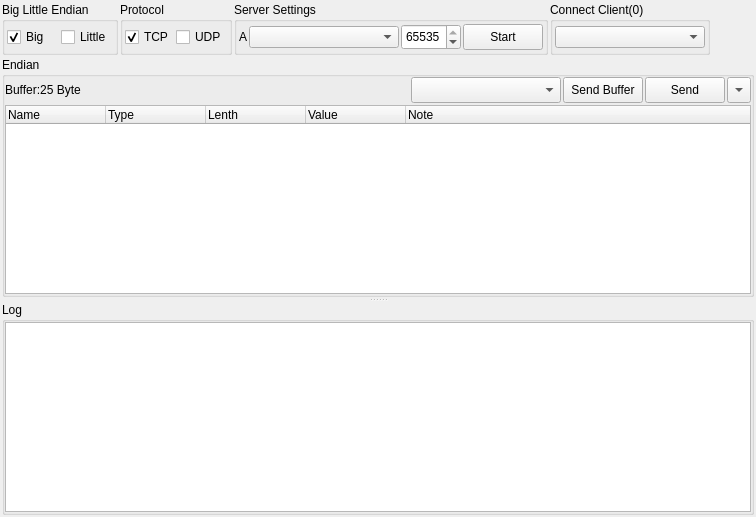
     <widget class="QWidget" name="Server">
      <attribute name="title">
       <string>Socket Server</string>
      </attribute>
      <layout class="QGridLayout" name="gridLayout_22">
       <property name="leftMargin">
        <number>2</number>
       </property>
       <property name="topMargin">
        <number>2</number>
       </property>
       <property name="rightMargin">
        <number>2</number>
       </property>
       <property name="bottomMargin">
        <number>2</number>
       </property>
       <property name="spacing">
        <number>2</number>
       </property>
       <item row="0" column="1">
        <widget class="QGroupBox" name="groupBox_Server_Protocol">
         <property name="sizePolicy">
          <sizepolicy hsizetype="Maximum" vsizetype="Preferred">
           <horstretch>0</horstretch>
           <verstretch>0</verstretch>
          </sizepolicy>
         </property>
         <property name="title">
          <string>Protocol</string>
         </property>
         <layout class="QGridLayout" name="gridLayout_9">
          <property name="leftMargin">
           <number>2</number>
          </property>
          <property name="topMargin">
           <number>2</number>
          </property>
          <property name="rightMargin">
           <number>2</number>
          </property>
          <property name="bottomMargin">
           <number>2</number>
          </property>
          <property name="spacing">
           <number>2</number>
          </property>
          <item row="0" column="1">
           <widget class="QCheckBox" name="checkBox_ServerUDP">
            <property name="minimumSize">
             <size>
              <width>0</width>
              <height>26</height>
             </size>
            </property>
            <property name="maximumSize">
             <size>
              <width>16777215</width>
              <height>26</height>
             </size>
            </property>
            <property name="text">
             <string>UDP</string>
            </property>
           </widget>
          </item>
          <item row="0" column="0">
           <widget class="QCheckBox" name="checkBox_ServerTCP">
            <property name="minimumSize">
             <size>
              <width>0</width>
              <height>26</height>
             </size>
            </property>
            <property name="maximumSize">
             <size>
              <width>16777215</width>
              <height>26</height>
             </size>
            </property>
            <property name="text">
             <string>TCP</string>
            </property>
            <property name="checked">
             <bool>true</bool>
            </property>
           </widget>
          </item>
         </layout>
        </widget>
       </item>
       <item row="0" column="4">
        <spacer name="horizontalSpacer_5">
         <property name="orientation">
          <enum>Qt::Horizontal</enum>
         </property>
         <property name="sizeHint" stdset="0">
          <size>
           <width>40</width>
           <height>20</height>
          </size>
         </property>
        </spacer>
       </item>
       <item row="0" column="0">
        <widget class="QGroupBox" name="groupBox_8">
         <property name="sizePolicy">
          <sizepolicy hsizetype="Maximum" vsizetype="Preferred">
           <horstretch>0</horstretch>
           <verstretch>0</verstretch>
          </sizepolicy>
         </property>
         <property name="title">
          <string>Big Little Endian</string>
         </property>
         <layout class="QGridLayout" name="gridLayout_11">
          <property name="leftMargin">
           <number>2</number>
          </property>
          <property name="topMargin">
           <number>2</number>
          </property>
          <property name="rightMargin">
           <number>2</number>
          </property>
          <property name="bottomMargin">
           <number>2</number>
          </property>
          <property name="spacing">
           <number>2</number>
          </property>
          <item row="0" column="4">
           <widget class="QCheckBox" name="checkBox_Server_LittleSend">
            <property name="minimumSize">
             <size>
              <width>0</width>
              <height>26</height>
             </size>
            </property>
            <property name="maximumSize">
             <size>
              <width>16777215</width>
              <height>26</height>
             </size>
            </property>
            <property name="text">
             <string>Little</string>
            </property>
           </widget>
          </item>
          <item row="0" column="3">
           <widget class="QCheckBox" name="checkBox_Server_BigSend">
            <property name="minimumSize">
             <size>
              <width>0</width>
              <height>26</height>
             </size>
            </property>
            <property name="maximumSize">
             <size>
              <width>16777215</width>
              <height>26</height>
             </size>
            </property>
            <property name="text">
             <string>Big</string>
            </property>
            <property name="checked">
             <bool>true</bool>
            </property>
           </widget>
          </item>
         </layout>
        </widget>
       </item>
       <item row="1" column="0" colspan="6">
        <widget class="QSplitter" name="splitter_2">
         <property name="orientation">
          <enum>Qt::Vertical</enum>
         </property>
         <property name="handleWidth">
          <number>5</number>
         </property>
         <widget class="QGroupBox" name="groupBox_9">
          <property name="title">
           <string>Endian</string>
          </property>
          <layout class="QGridLayout" name="gridLayout_8">
           <property name="leftMargin">
            <number>0</number>
           </property>
           <property name="topMargin">
            <number>0</number>
           </property>
           <property name="rightMargin">
            <number>0</number>
           </property>
           <property name="bottomMargin">
            <number>0</number>
           </property>
           <property name="spacing">
            <number>2</number>
           </property>
           <item row="1" column="6">
            <widget class="QToolButton" name="toolButton_SendToBuffer">
             <property name="minimumSize">
              <size>
               <width>0</width>
               <height>26</height>
              </size>
             </property>
             <property name="maximumSize">
              <size>
               <width>16777215</width>
               <height>26</height>
              </size>
             </property>
             <property name="text">
              <string>...</string>
             </property>
             <property name="arrowType">
              <enum>Qt::DownArrow</enum>
             </property>
            </widget>
           </item>
           <item row="2" column="0" colspan="7">
            <widget class="QTreeWidget" name="treeWidget_Server_ByteOrder">
             <column>
              <property name="text">
               <string>Name</string>
              </property>
             </column>
             <column>
              <property name="text">
               <string>Type</string>
              </property>
             </column>
             <column>
              <property name="text">
               <string>Lenth</string>
              </property>
             </column>
             <column>
              <property name="text">
               <string>Value</string>
              </property>
             </column>
             <column>
              <property name="text">
               <string>Note</string>
              </property>
             </column>
            </widget>
           </item>
           <item row="1" column="5">
            <widget class="QPushButton" name="pushButton_Server_Send">
             <property name="minimumSize">
              <size>
               <width>80</width>
               <height>26</height>
              </size>
             </property>
             <property name="maximumSize">
              <size>
               <width>80</width>
               <height>26</height>
              </size>
             </property>
             <property name="text">
              <string>Send</string>
             </property>
             <property name="autoDefault">
              <bool>false</bool>
             </property>
             <property name="default">
              <bool>false</bool>
             </property>
             <property name="flat">
              <bool>false</bool>
             </property>
            </widget>
           </item>
           <item row="1" column="0">
            <widget class="QLabel" name="label_Server_BufferLenth">
             <property name="minimumSize">
              <size>
               <width>100</width>
               <height>26</height>
              </size>
             </property>
             <property name="maximumSize">
              <size>
               <width>100</width>
               <height>26</height>
              </size>
             </property>
             <property name="text">
              <string>Buffer:25 Byte</string>
             </property>
             <property name="alignment">
              <set>Qt::AlignLeading|Qt::AlignLeft|Qt::AlignVCenter</set>
             </property>
            </widget>
           </item>
           <item row="1" column="3">
            <widget class="QComboBox" name="comboBox_Server_ByteOrders">
             <property name="minimumSize">
              <size>
               <width>150</width>
               <height>26</height>
              </size>
             </property>
             <property name="maximumSize">
              <size>
               <width>150</width>
               <height>26</height>
              </size>
             </property>
            </widget>
           </item>
           <item row="1" column="4">
            <widget class="QPushButton" name="pushButton_Server_SendBuffer">
             <property name="minimumSize">
              <size>
               <width>80</width>
               <height>26</height>
              </size>
             </property>
             <property name="maximumSize">
              <size>
               <width>80</width>
               <height>26</height>
              </size>
             </property>
             <property name="text">
              <string>Send Buffer</string>
             </property>
             <property name="autoDefault">
              <bool>false</bool>
             </property>
             <property name="default">
              <bool>false</bool>
             </property>
             <property name="flat">
              <bool>false</bool>
             </property>
            </widget>
           </item>
          </layout>
         </widget>
         <widget class="QGroupBox" name="groupBox_10">
          <property name="title">
           <string>Log</string>
          </property>
          <layout class="QGridLayout" name="gridLayout_13">
           <property name="leftMargin">
            <number>0</number>
           </property>
           <property name="topMargin">
            <number>0</number>
           </property>
           <property name="rightMargin">
            <number>0</number>
           </property>
           <property name="bottomMargin">
            <number>0</number>
           </property>
           <property name="spacing">
            <number>0</number>
           </property>
           <item row="0" column="0">
            <widget class="QTreeWidget" name="treeWidget_Server_Log">
             <attribute name="headerVisible">
              <bool>false</bool>
             </attribute>
             <column>
              <property name="text">
               <string notr="true">内容</string>
              </property>
             </column>
            </widget>
           </item>
          </layout>
         </widget>
        </widget>
       </item>
       <item row="0" column="2">
        <widget class="QGroupBox" name="groupBox_7">
         <property name="sizePolicy">
          <sizepolicy hsizetype="Maximum" vsizetype="Preferred">
           <horstretch>0</horstretch>
           <verstretch>0</verstretch>
          </sizepolicy>
         </property>
         <property name="title">
          <string>Server Settings</string>
         </property>
         <layout class="QGridLayout" name="gridLayout_10">
          <property name="leftMargin">
           <number>2</number>
          </property>
          <property name="topMargin">
           <number>2</number>
          </property>
          <property name="rightMargin">
           <number>2</number>
          </property>
          <property name="bottomMargin">
           <number>2</number>
          </property>
          <property name="spacing">
           <number>2</number>
          </property>
          <item row="0" column="3">
           <widget class="QPushButton" name="pushButton_Server_Start">
            <property name="minimumSize">
             <size>
              <width>80</width>
              <height>26</height>
             </size>
            </property>
            <property name="maximumSize">
             <size>
              <width>80</width>
              <height>26</height>
             </size>
            </property>
            <property name="text">
             <string>Start</string>
            </property>
           </widget>
          </item>
          <item row="0" column="1">
           <widget class="QComboBox" name="comboBox_Server_Server">
            <property name="sizePolicy">
             <sizepolicy hsizetype="Expanding" vsizetype="Fixed">
              <horstretch>0</horstretch>
              <verstretch>0</verstretch>
             </sizepolicy>
            </property>
            <property name="minimumSize">
             <size>
              <width>150</width>
              <height>0</height>
             </size>
            </property>
            <property name="maximumSize">
             <size>
              <width>150</width>
              <height>16777215</height>
             </size>
            </property>
           </widget>
          </item>
          <item row="0" column="0">
           <widget class="QLabel" name="label_3">
            <property name="sizePolicy">
             <sizepolicy hsizetype="Maximum" vsizetype="Preferred">
              <horstretch>0</horstretch>
              <verstretch>0</verstretch>
             </sizepolicy>
            </property>
            <property name="text">
             <string>A</string>
            </property>
           </widget>
          </item>
          <item row="0" column="2">
           <widget class="QSpinBox" name="spinBox_Server_Server_Port">
            <property name="minimumSize">
             <size>
              <width>60</width>
              <height>26</height>
             </size>
            </property>
            <property name="maximumSize">
             <size>
              <width>60</width>
              <height>26</height>
             </size>
            </property>
            <property name="maximum">
             <number>65535</number>
            </property>
            <property name="value">
             <number>65535</number>
            </property>
           </widget>
          </item>
         </layout>
        </widget>
       </item>
       <item row="0" column="3">
        <widget class="QGroupBox" name="groupBox_14">
         <property name="sizePolicy">
          <sizepolicy hsizetype="Maximum" vsizetype="Preferred">
           <horstretch>0</horstretch>
           <verstretch>0</verstretch>
          </sizepolicy>
         </property>
         <property name="title">
          <string>Connect Client(0)</string>
         </property>
         <layout class="QGridLayout" name="gridLayout_12">
          <property name="leftMargin">
           <number>2</number>
          </property>
          <property name="topMargin">
           <number>2</number>
          </property>
          <property name="rightMargin">
           <number>2</number>
          </property>
          <property name="bottomMargin">
           <number>2</number>
          </property>
          <property name="spacing">
           <number>2</number>
          </property>
          <item row="0" column="0">
           <widget class="QComboBox" name="comboBox_Server_ClientList">
            <property name="sizePolicy">
             <sizepolicy hsizetype="Expanding" vsizetype="Fixed">
              <horstretch>0</horstretch>
              <verstretch>0</verstretch>
             </sizepolicy>
            </property>
            <property name="minimumSize">
             <size>
              <width>150</width>
              <height>0</height>
             </size>
            </property>
            <property name="maximumSize">
             <size>
              <width>150</width>
              <height>16777215</height>
             </size>
            </property>
           </widget>
          </item>
         </layout>
        </widget>
       </item>
      </layout>
     </widget>
